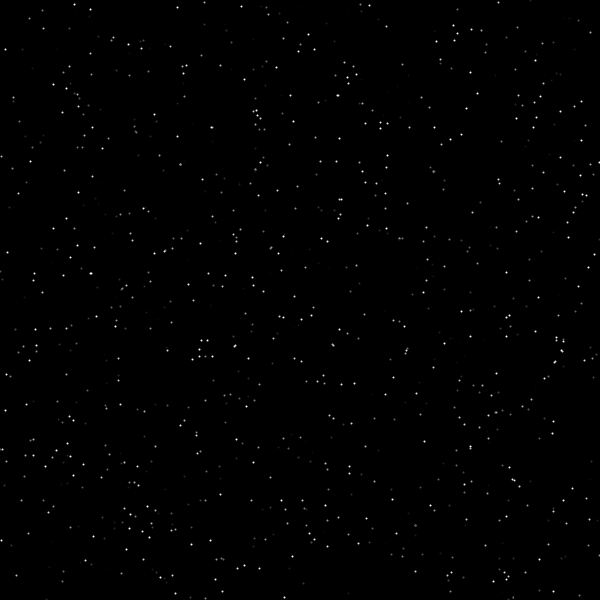
Frame 1 (no input)
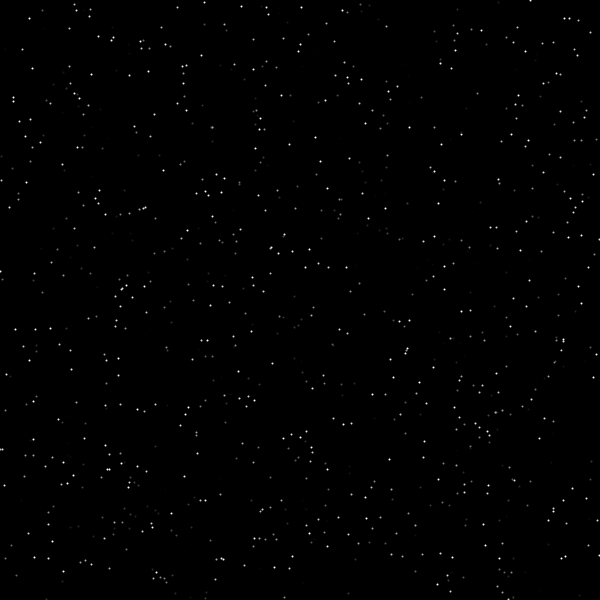
Frame 60 (the mouse pressed at the canvas centre just before this capture)
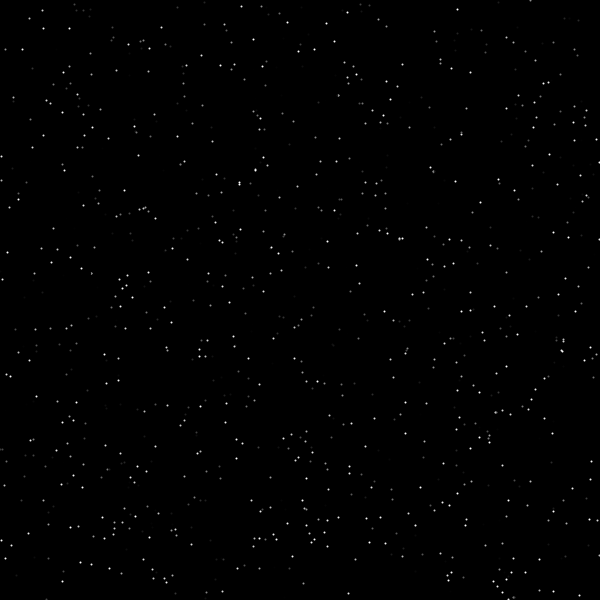
Frame 120 (the mouse held since frame 60 and released just before this capture)

The Processing sketch that drew these frames (run headless with seeded random() and noise(); from frame 60 on, the mouse is pressed at the canvas centre):

// Processing sketch: sketch_17
// ── sketch_17.pde
ArrayList<Star> stars = new ArrayList<Star>();

void setup() {
  size(600, 600);
  for (int i = 0; i < 1000; i++) {
    stars.add(new Star(random(width), random(height), random(5)));
  }
  strokeWeight(2);
}

void draw() {
  background(0);
  for (int i = 0; i < stars.size(); i++) {
    Star s = stars.get(i);
    s.update();
    s.display();
  }
}

class Star {
  float x;
  float y;
  float brightness;
  float time;
  float incr;

  Star(float x, float y, float incr) {
    this.x = x;
    this.y = y;
    this.incr = incr;
    time = random(360);
  }

  void update() {
    time += incr;
    brightness = 255 * (sin(radians(time)) * 0.5 + 0.5);
  }

  void display() {
    stroke(brightness);
    point(x,y);
  }
}
